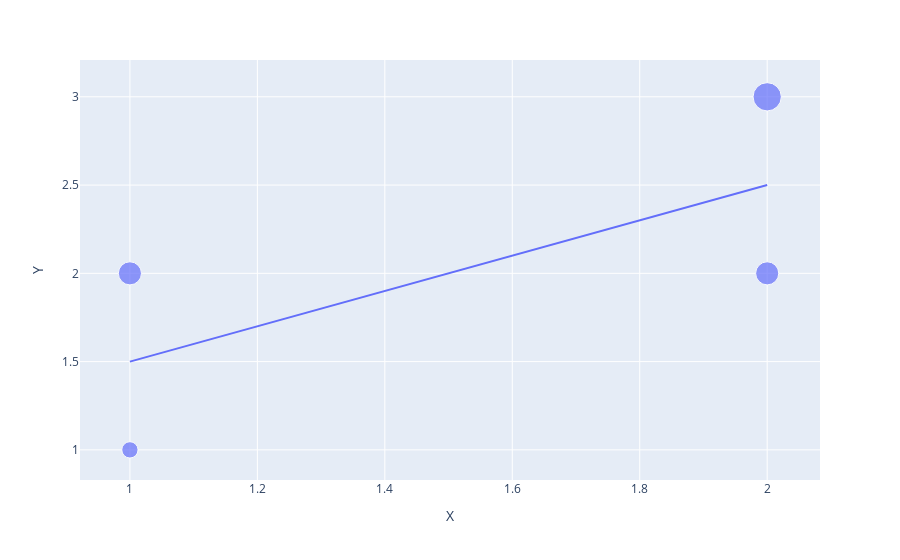

Source (notebook cell):
### Code cell
import plotly.express as px
figure = px.scatter(data_frame = data, x="X",
                    y="Y", size="Y", trendline="ols")
figure.show()

### Figure 1 — Plotly figure (JSON) as saved in the notebook; plotly's stock layout.template omitted (floating-point values rounded to 4 significant figures)
{"data": [{"hovertemplate": "X=%{x}<br>Y=%{marker.size}<extra></extra>", "legendgroup": "", "marker": {"color": "#636efa", "size": [1, 2, 2, 3], "sizemode": "area", "sizeref": 0.0075, "symbol": "circle"}, "mode": "markers", "name": "", "orientation": "v", "showlegend": false, "type": "scatter", "x": [1, 1, 2, 2], "xaxis": "x", "y": [1, 2, 2, 3], "yaxis": "y"}, {"hovertemplate": "<b>OLS trendline</b><br>Y = 1 * X + 0.5<br>R<sup>2</sup>=0.500000<br><br>X=%{x}<br>Y=%{y} <b>(trend)</b><extra></extra>", "legendgroup": "", "marker": {"color": "#636efa", "symbol": "circle"}, "mode": "lines", "name": "", "showlegend": false, "type": "scatter", "x": [1, 1, 2, 2], "xaxis": "x", "y": [1.5, 1.5, 2.5, 2.5], "yaxis": "y"}], "layout": {"legend": {"itemsizing": "constant", "tracegroupgap": 0}, "margin": {"t": 60}, "xaxis": {"anchor": "y", "domain": [0, 1], "title": {"text": "X"}}, "yaxis": {"anchor": "x", "domain": [0, 1], "title": {"text": "Y"}}}}
